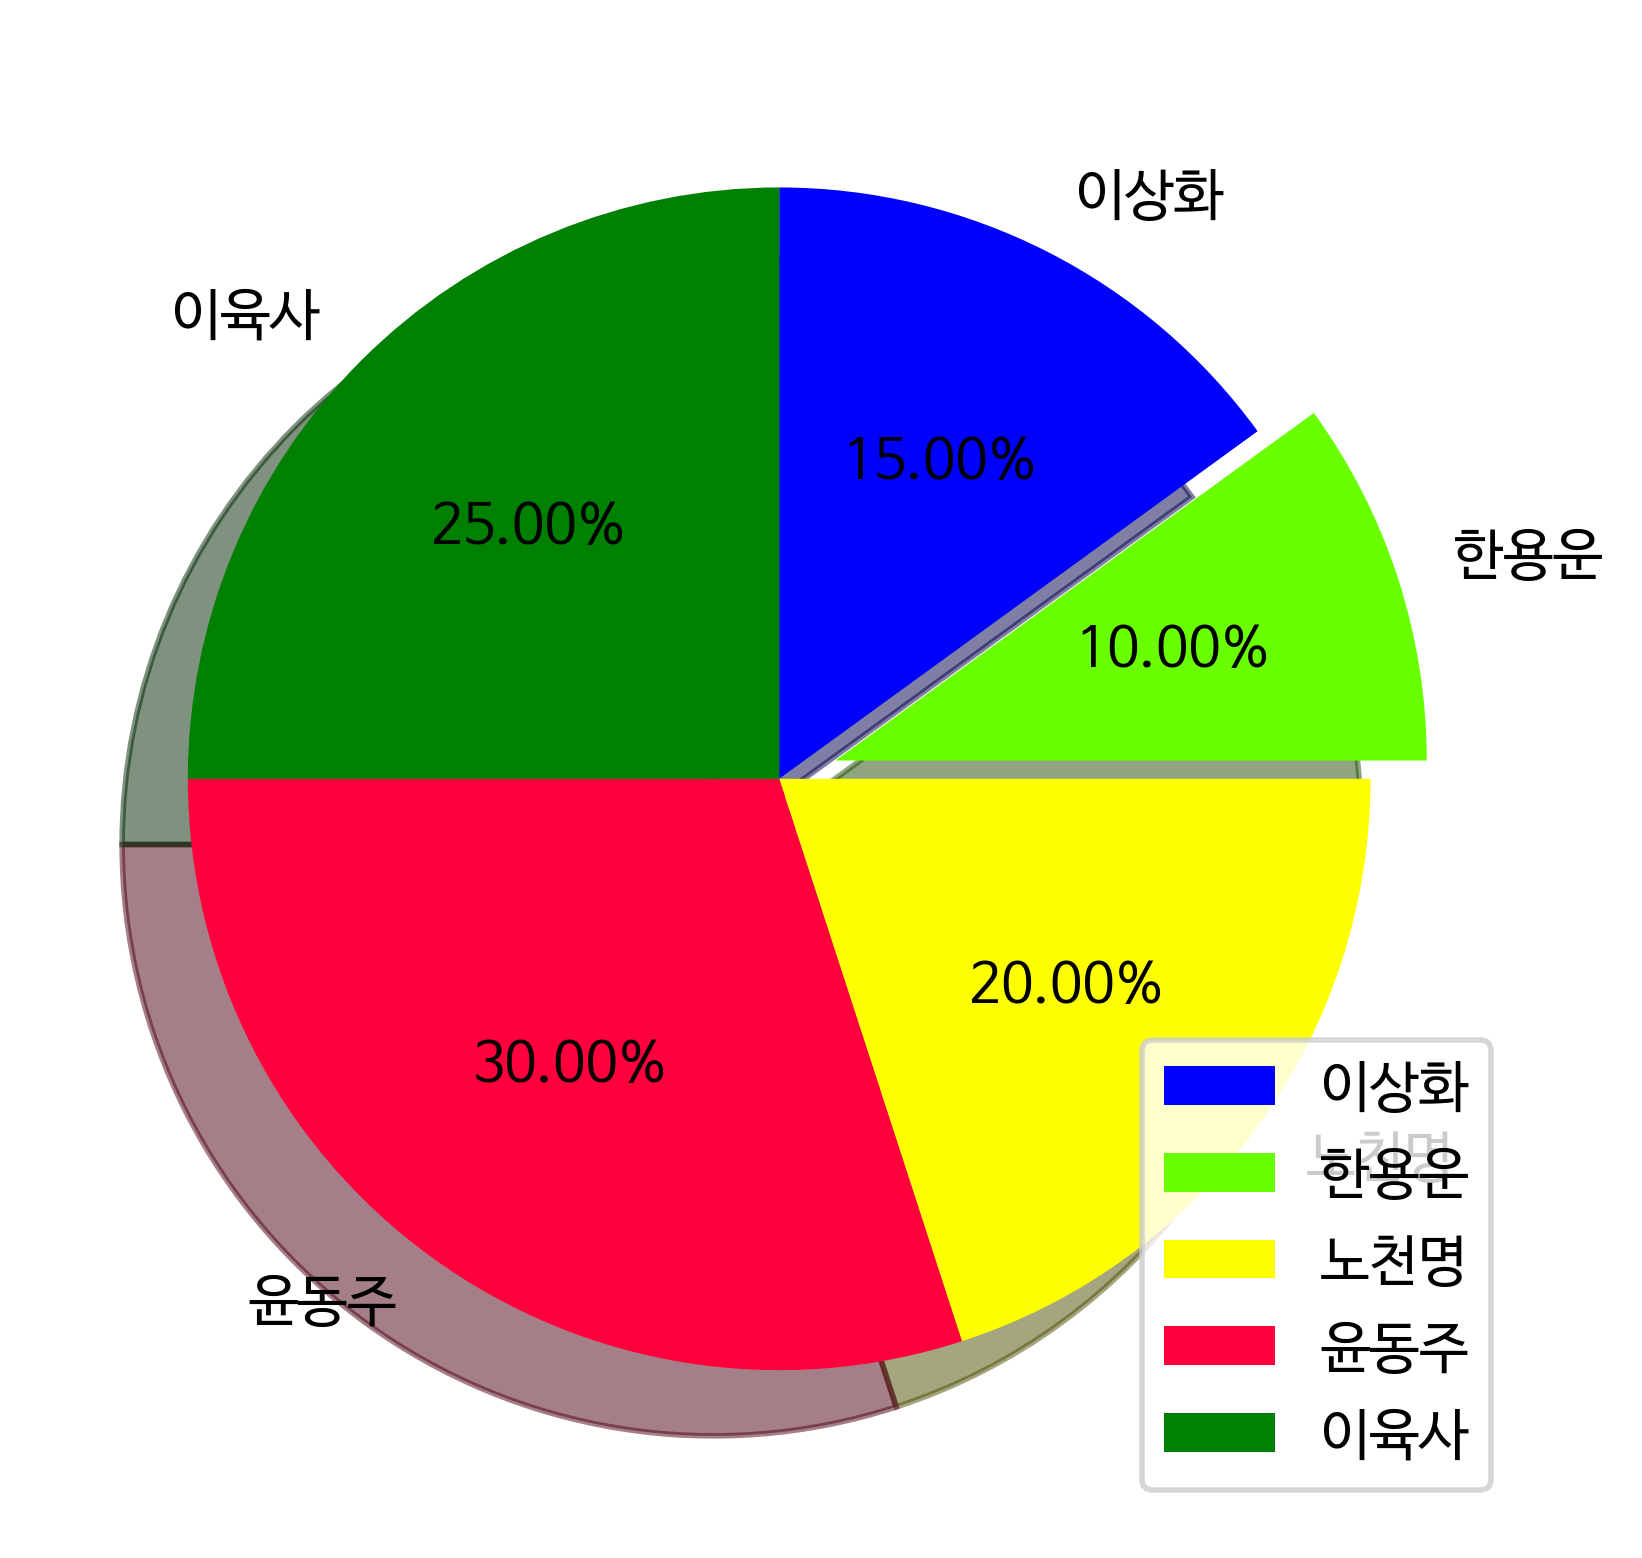

Recreate this plot in Python.
import matplotlib.pyplot as plt

plt.rcParams['font.family'] = 'NanumBarunGothic'

mycolors = ['blue', '#6aff00', 'yellow', '#ff003c', 'green']
mylist = [30, 20, 40, 60, 50]
myindex = ['이상화', '한용운', '노천명', '윤동주', '이육사']

plt.pie(x=mylist, labels=myindex, colors=mycolors, shadow=mycolors, explode=[0, 0.1, 0, 0, 0], autopct='%1.2f%%', startangle=90, counterclock=False)

plt.legend(loc=4)

filename = 'Ex_p239_09.png'
plt.savefig(filename, dpi=400, bbox_inches='tight')
print(filename + ' saved')
plt.show() 
